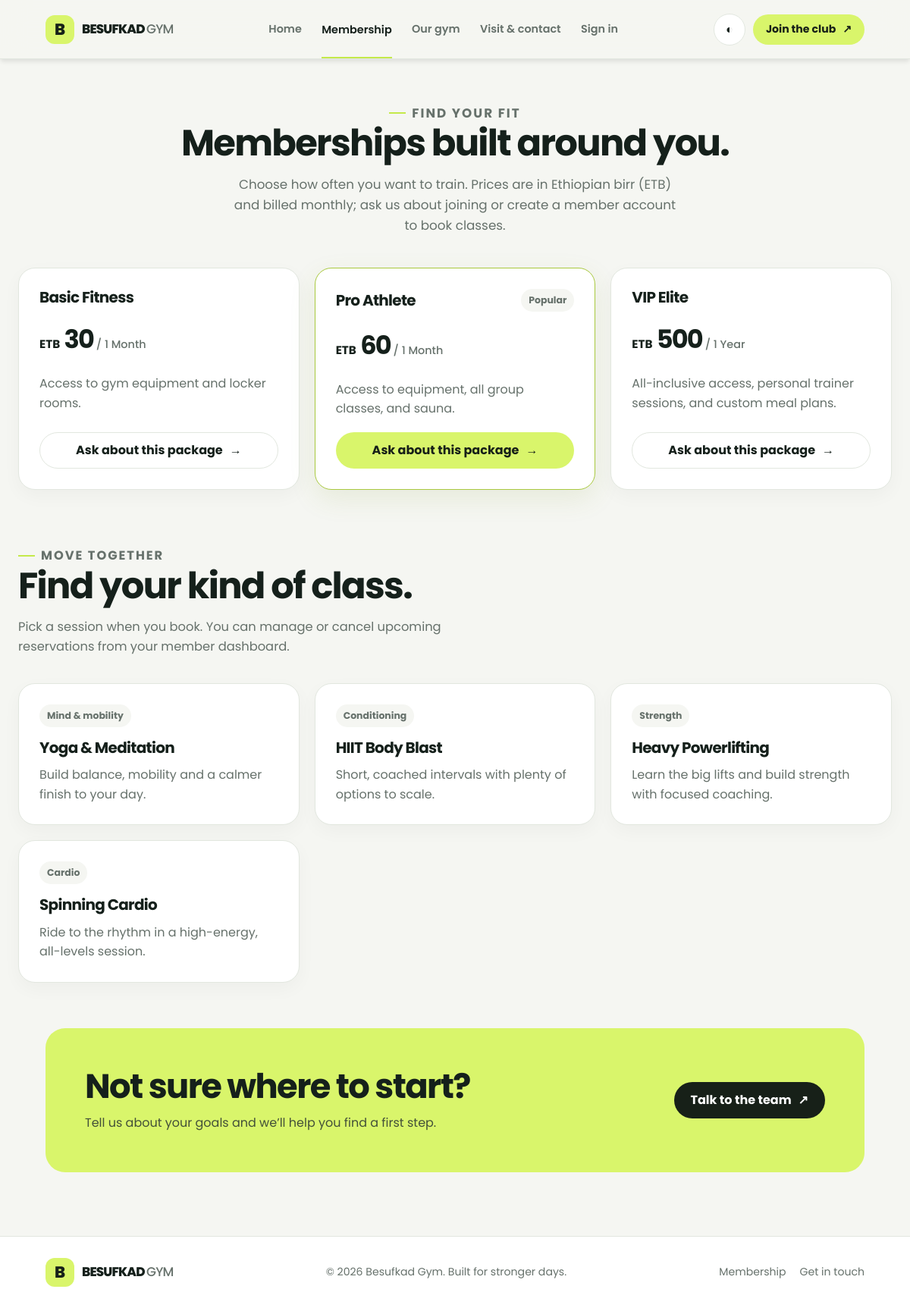
The app's page /services.php, older data.
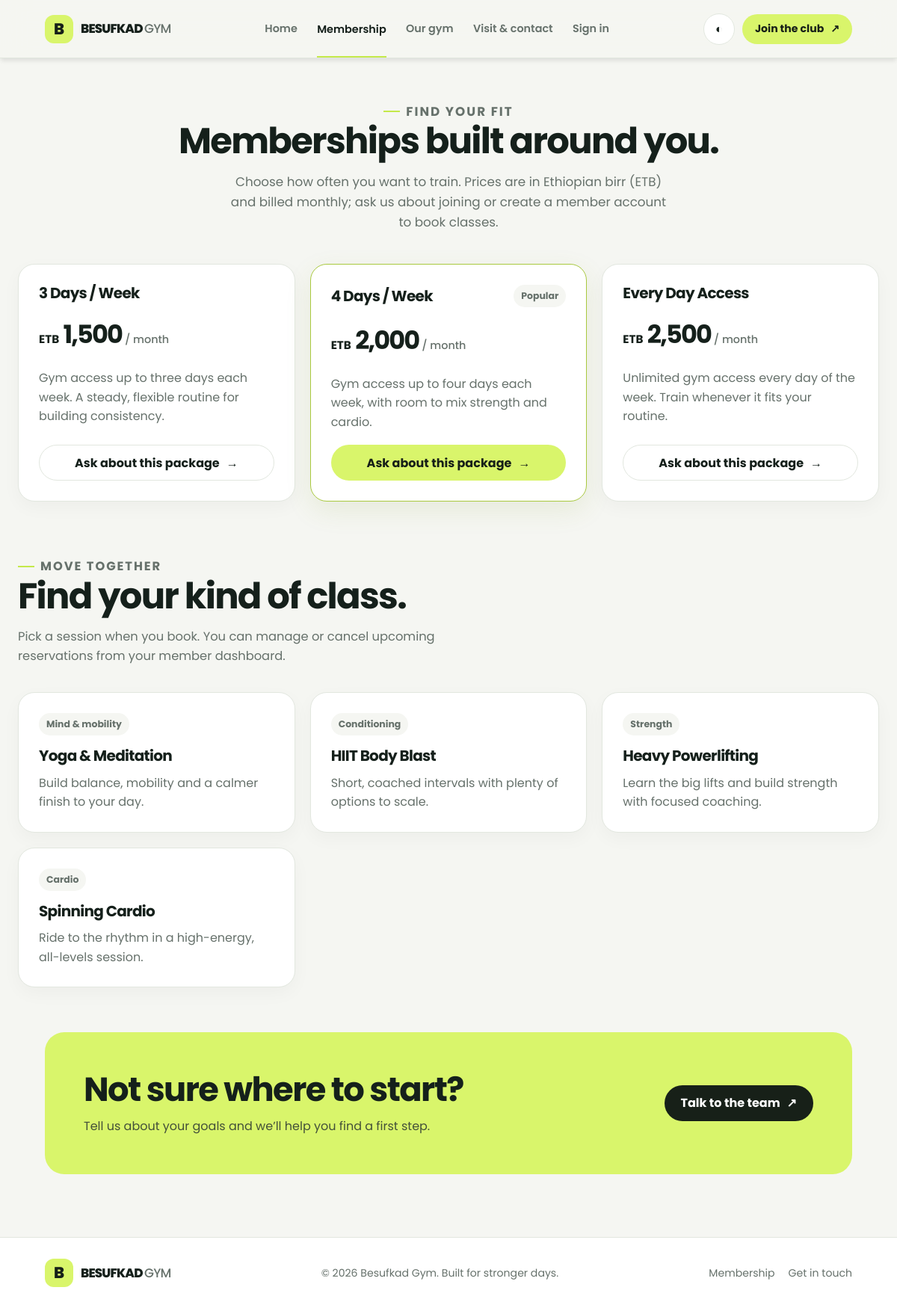
The same page, newer data.
### tables this page shows
CREATE TABLE IF NOT EXISTS plans (
    id INT AUTO_INCREMENT PRIMARY KEY,
    name VARCHAR(50) NOT NULL,
    price DECIMAL(10,2) NOT NULL,
    duration VARCHAR(20) NOT NULL,
    description TEXT
);

### includes/lang.php (called while the page is built, shortened)
<?php
$current_lang = $_SESSION['lang'] ?? 'en';
?>

### services.php (the view, shortened to what this page needs)
<?php
require_once 'config/db.php';
$result = $conn->query('SELECT id, name, price, duration, description FROM plans ORDER BY price ASC');
include 'includes/header.php';
?>
<section class="page-intro">
    <p class="eyebrow">Find your fit</p>
    <h2>Memberships built around you.</h2>
    <p>Choose how often you want to train. Prices are in Ethiopian birr (ETB) and billed monthly; ask us about joining or create a member account to book classes.</p>
</section>
<?php if ($result && $result->num_rows > 0): ?>
    <div class="card-grid">
        <?php $plan_index = 0; ?>
        <?php while ($plan = $result->fetch_assoc()): ?>
            <article class="card plan-card <?= $plan_index === 1 ? 'featured' : '' ?>">
                <div class="plan-top">
                    <h3><?= htmlspecialchars($plan['name'], ENT_QUOTES, 'UTF-8') ?></h3>
                    <?php if ($plan_index === 1): ?><span class="pill">Popular</span><?php endif; ?>
                </div>
                <div class="plan-price"><span class="currency">ETB</span> <?= number_format((float) $plan['price'], 0) ?><span> / <?= htmlspecialchars($plan['duration'], ENT_QUOTES, 'UTF-8') ?></span></div>
                <p><?= htmlspecialchars($plan['description'] ?? '', ENT_QUOTES, 'UTF-8') ?></p>
                <a class="button <?= $plan_index === 1 ? '' : 'button-outline' ?>" href="contact.php?plan=<?= (int) $plan['id'] ?>">
                    Ask about this package <span aria-hidden="true">→</span>
                </a>
            </article>
            <?php $plan_index++; ?>
        <?php endwhile; ?>
    </div>
<?php else: ?>
    <div class="schedule-note">Membership plans are temporarily unavailable. Please contact the club and we’ll help you choose an option.</div>
<?php endif; ?>
<section class="section" style="padding: 70px 0 0;">
    <div class="section-heading">
        <p class="eyebrow">Move together</p>
        <h2>Find your kind of class.</h2>
        <p>Pick a session when you book. You can manage or cancel upcoming reservations from your member dashboard.</p>
    </div>
    <div class="card-grid">
        <article class="card"><span class="pill">Mind &amp; mobility</span><h3 style="margin-top: 16px;">Yoga &amp; Meditation</h3><p>Build balance, mobility and a calmer finish to your day.</p></article>
        <article class="card"><span class="pill">Conditioning</span><h3 style="margin-top: 16px;">HIIT Body Blast</h3><p>Short, coached intervals with plenty of options to scale.</p></article>
        <article class="card"><span class="pill">Strength</span><h3 style="margin-top: 16px;">Heavy Powerlifting</h3><p>Learn the big lifts and build strength with focused coaching.</p></article>
        <article class="card"><span class="pill">Cardio</span><h3 style="margin-top: 16px;">Spinning Cardio</h3><p>Ride to the rhythm in a high-energy, all-levels session.</p></article>
    </div>
</section>
<section class="section" style="padding: 60px 0 0;">
    <div class="section-inner cta-panel"><div><h2>Not sure where to start?</h2><p>Tell us about your goals and we’ll help you find a first step.</p></div><a class="button" href="contact.php">Talk to the team <span aria-hidden="true">↗</span></a></div>
</section>
<?php include 'includes/footer.php'; ?>

### includes/header.php (shortened to what this page needs)
<?php
require_once __DIR__ . '/lang.php';
$current_page = basename($_SERVER['SCRIPT_NAME'] ?? 'index.php');
?>
<!DOCTYPE html>
<html lang="<?= htmlspecialchars($current_lang, ENT_QUOTES, 'UTF-8') ?>">
<head>
    <link rel="stylesheet" href="css/style.css">
</head>
<body>
<header class="site-header">
    <a class="brand" href="index.php" aria-label="Besufkad Gym home">
        <span class="brand-mark">B</span>
        <span class="brand-name">BESUFKAD <span>GYM</span></span>
    </a>
    <nav class="primary-nav" id="primaryNav" aria-label="Main navigation">
        <a class="<?= $current_page === 'index.php' ? 'active' : '' ?>" href="index.php">Home</a>
        <a class="<?= $current_page === 'services.php' ? 'active' : '' ?>" href="services.php">Membership</a>
        <a class="<?= $current_page === 'about.php' ? 'active' : '' ?>" href="about.php">Our gym</a>
        <a class="<?= $current_page === 'contact.php' ? 'active' : '' ?>" href="contact.php">Visit &amp; contact</a>
        <?php if (isset($_SESSION['user_id'])): ?>
            <a class="<?= $current_page === 'dashboard.php' ? 'active' : '' ?>" href="dashboard.php">My bookings</a>
            <a href="logout.php">Sign out</a>
        <?php else: ?>
            <a class="<?= $current_page === 'login.php' ? 'active' : '' ?>" href="login.php">Sign in</a>
        <?php endif; ?>
    </nav>
    <div class="header-actions">
        <button id="themeToggle" class="icon-button" type="button" aria-label="Toggle dark mode" title="Toggle dark mode">◐</button>
        <?php if (!isset($_SESSION['user_id'])): ?>
            <a class="button button-small register-link" href="register.php">Join the club <span aria-hidden="true">↗</span></a>
        <?php else: ?>
            <span class="pill"><?= htmlspecialchars($_SESSION['username'], ENT_QUOTES, 'UTF-8') ?></span>
        <?php endif; ?>
    </div>
</header>
<main class="<?= $current_page === 'index.php' ? 'home-main' : '' ?>">

### includes/footer.php
</main>
<footer class="site-footer">
    <div class="footer-inner">
        <a class="brand" href="index.php"><span class="brand-mark">B</span><span class="brand-name">BESUFKAD <span>GYM</span></span></a>
        <p>&copy; <?= date('Y') ?> Besufkad Gym. Built for stronger days.</p>
        <div class="footer-links"><a href="services.php">Membership</a><a href="contact.php">Get in touch</a></div>
    </div>
</footer>
</body>
</html>

Row changes from the older to the newer data that the page shows:
removed plans: name "VIP Elite", price "500", duration "1 Year", description "All-inclusive access, personal trainer sessions, and custom meal plans."
changed plans: name "Basic Fitness" → "3 Days / Week"; price "30" → "1,500"; duration "1 Month" → "month"; description "Access to gym equipment and locker rooms." → "Gym access up to three days each week. A steady, flexible routine for building consistency."
changed plans: name "Pro Athlete" → "4 Days / Week"; price "60" → "2,000"; duration "1 Month" → "month"; description "Access to equipment, all group classes, and sauna." → "Gym access up to four days each week, with room to mix strength and cardio."
added plans: name "Every Day Access", price "2,500", duration "month", description "Unlimited gym access every day of the week. Train whenever it fits your routine."
